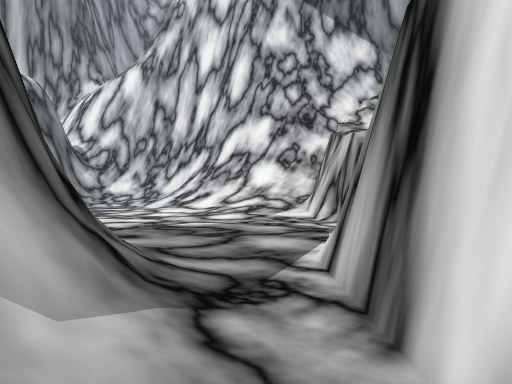
View 1 (above)

17 first-person views from a walk through a scene from a Unity 3-D project. The camera is 1.2 m above the floor, looks level and sees 75° across. Doors are open. The floor is counted in squares, 2 m on a side. Each view is taken from the middle of a square. On the plan, view 1 faces up. The plan holds only what a view shows up to about 10 squares ahead; the rest is blank. The place goes on beyond the plan. The player is left out. Some animated figures are not drawn.

View 2
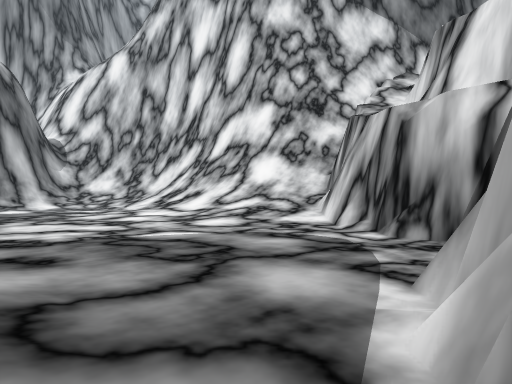

View 3
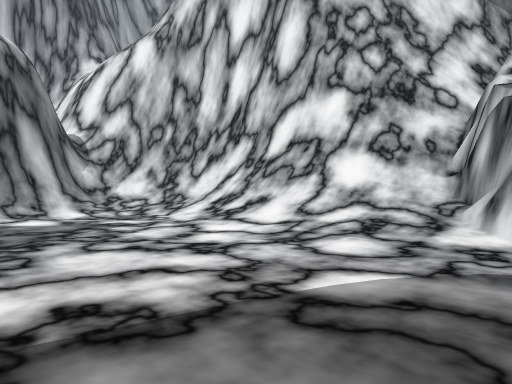

View 4
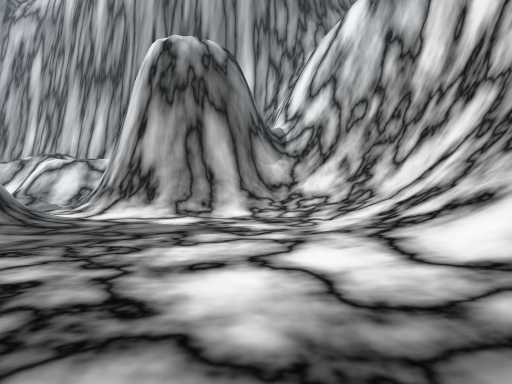

View 5
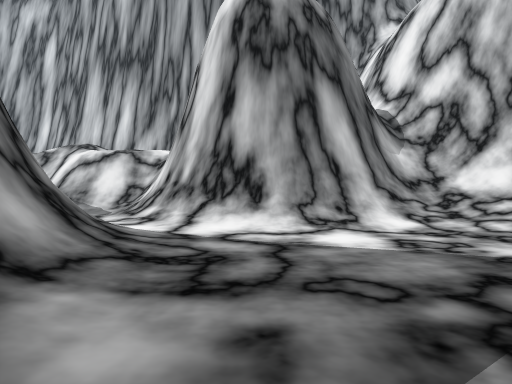

View 6
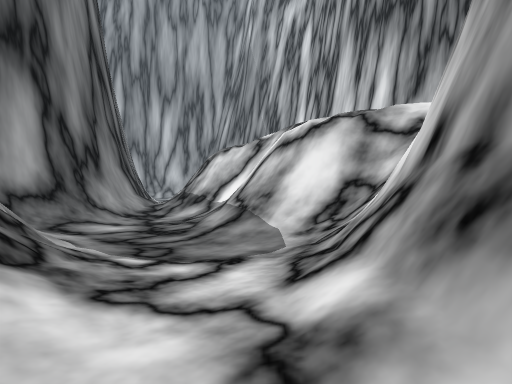

View 7
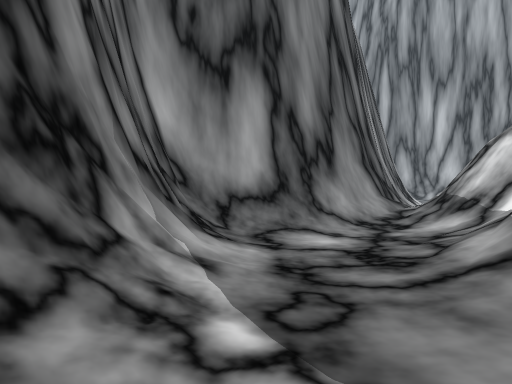

View 8
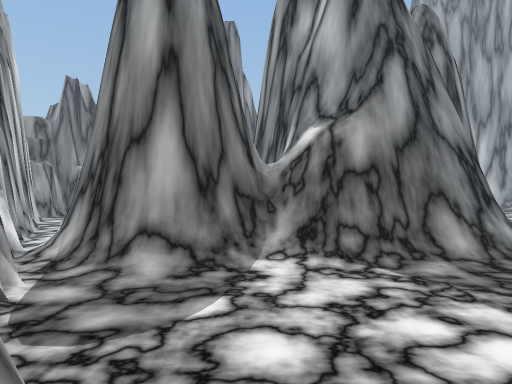

View 9
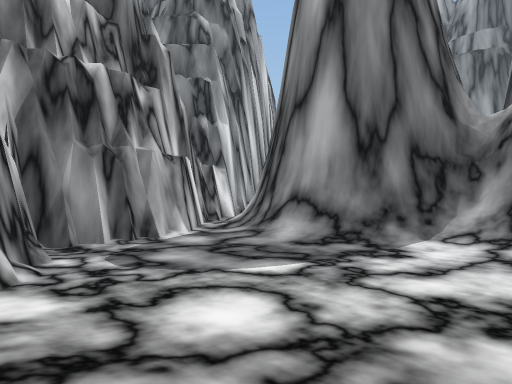

View 10
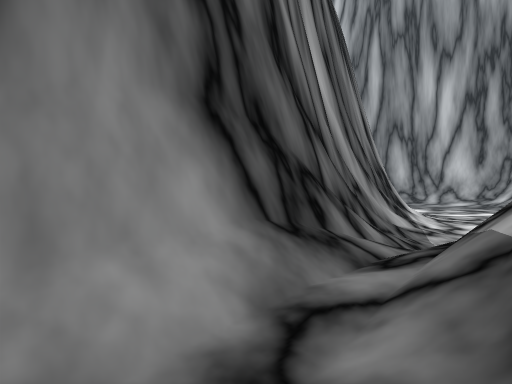

View 11
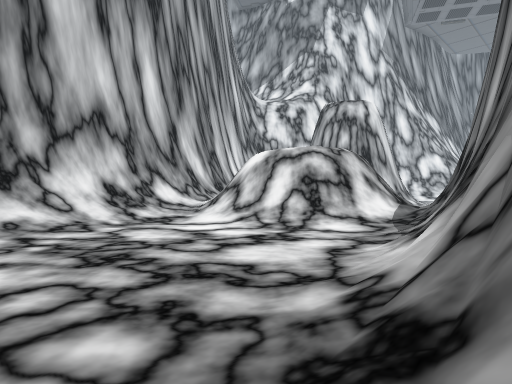

View 12
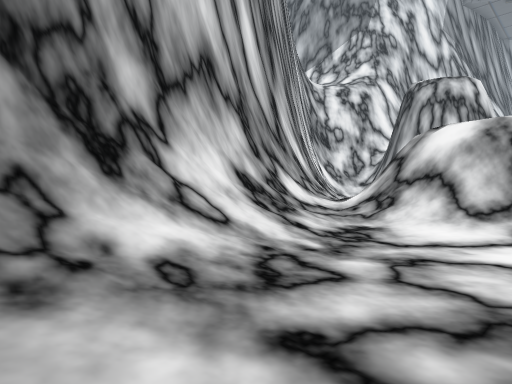

View 13
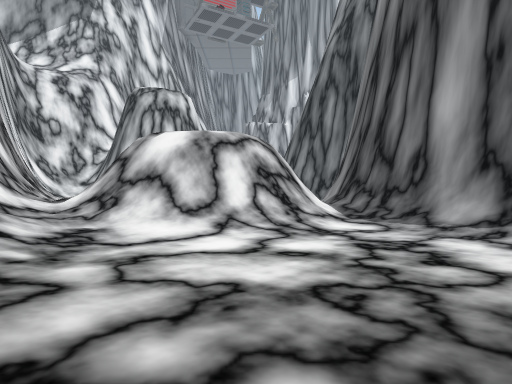

View 14
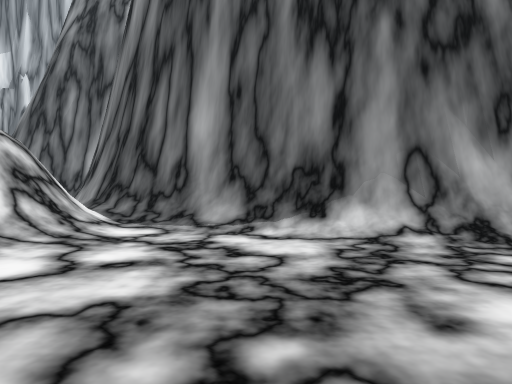

View 15
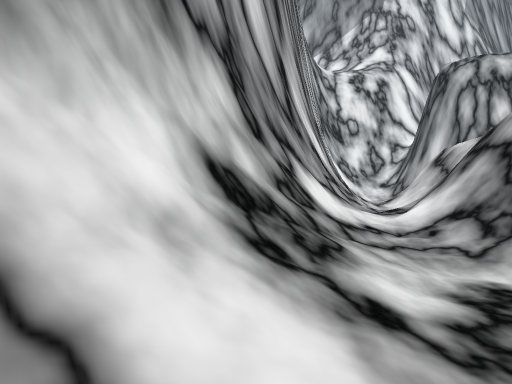

View 16
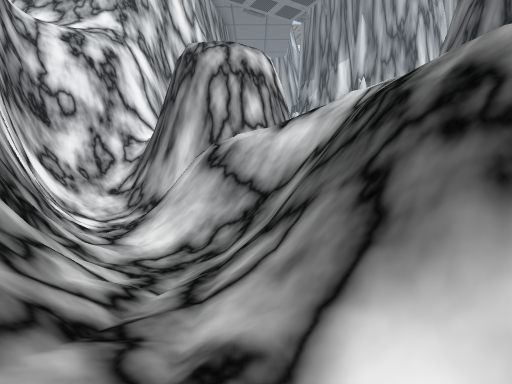

View 17
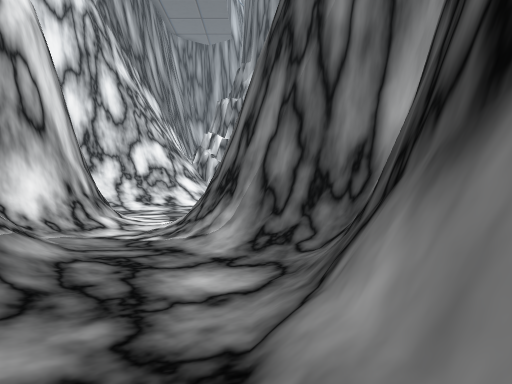

### Floor plan
Key: @ floor where view 1 was taken; # wall or solid block; . main floor; : floor 0.25 m higher than the main floor; + floor 4 m higher than the main floor; * floor 4.25 m higher than the main floor; % floor 4.5 m higher than the main floor; & floor 4.75 m higher than the main floor; / step, stairs or slope; D open door; = window, fence, low wall or low ledge; v drop or lower ground.
Columns run from 29 left of view 1 to 3 right of it. Each row starts with its distance up from view 1.
 18            ###
 17          ####  #     ####
 16         ##=#== #     #//###
 15     ######==== #    ##////##
 14  #####//##==   #    ##..://##
 13 ###=/:/=###*  ###  ##/...://####
 12 #//...=#  &% #==####/.....:///###
 11 :.....=#  +=##=/...........:////#
 10 ....../#  v=//...///........://##
  9 ....../##==/..../####/........:#
  8 ........:////../##  ##/........#
  7 .....//#######/##    ##/......DD#
  6 ../#####     ###      ##/.......#
  5 /####                  #/......##
  4  #                     ####/..##
  3                           ##/.#
  2                            ##.#
  1                             #.#
  0                             #@
 -1                             ##

Where each view was taken, in squares from view 1:
view 1: 0 up, 0 right, facing up
view 2: 2 up, 0 right, facing up
view 3: 4 up, 2 left, facing up
view 4: 8 up, 1 left, facing up-left
view 5: 8 up, 5 left, facing up-left
view 6: 11 up, 10 left, facing left
view 7: 11 up, 12 left, facing down-left
view 8: 11 up, 2 right, facing down-left
view 9: 11 up, 1 left, facing down
view 10: 9 up, 18 left, facing down-left
view 11: 5 up, 29 left, facing up-right
view 12: 10 up, 29 left, facing up-right
view 13: 10 up, 29 left, facing right
view 14: 11 up, 29 left, facing down-right
view 15: 12 up, 27 left, facing up-right
view 16: 14 up, 23 left, facing right
view 17: 8 up, 19 left, facing right
